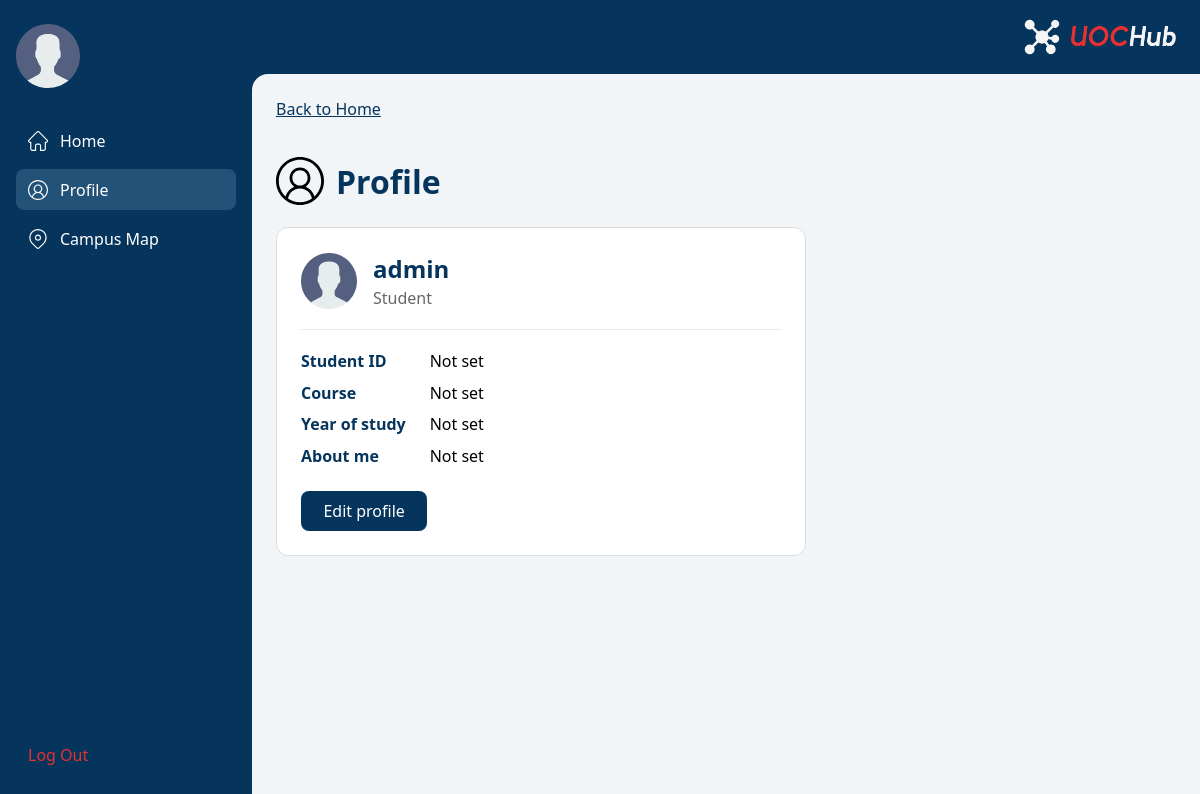
/profile/ (signed in), run on the app's committed database.
### core/models.py (models this page shows, shortened)
class Profile(models.Model):
    YEAR_CHOICES = [
        (1, "Year 1"),
        (2, "Year 2"),
        (3, "Year 3"),
        (4, "Year 4"),
        (5, "Postgraduate"),
    ]
    user = models.OneToOneField(
        settings.AUTH_USER_MODEL, on_delete=models.CASCADE, related_name="profile"
    )
    student_id = models.CharField(max_length=20, blank=True)
    course = models.CharField(max_length=100, blank=True)
    year_of_study = models.PositiveSmallIntegerField(
        choices=YEAR_CHOICES, null=True, blank=True
    )
    bio = models.TextField(blank=True)

### core/views.py (the view)
# urls.py: path("profile/", views.profile, name="profile"),
@login_required
def profile(request):
    user_profile, _ = Profile.objects.get_or_create(user=request.user)
    if request.method == "POST":
        form = ProfileForm(request.POST, instance=user_profile)
        if form.is_valid():
            form.save()
            return redirect("profile")
    else:
        form = ProfileForm(instance=user_profile)
    return render(
        request,
        "core/profile.html",
        {
            "title": "Profile",
            "icon": "icons/profile.svg",
            "profile": user_profile,
            "form": form,
            "editing": request.GET.get("edit") == "1",
        },
    )

### core/templates/core/profile.html
{% extends "core/base.html" %}
{% load static %}
{% block content %}
<a class="back-link" href="{% url 'home' %}">Back to Home</a>
<h1 class="page-title">
    <img class="page-icon" src="{% static 'icons/profile.svg' %}" alt="">
    Profile
</h1>
{% if editing %}
<form method="post" class="profile-form form-card" action="{% url 'profile' %}">
    {% csrf_token %}
    {{ form.as_p }}
    <button type="submit">Save</button>
    <a href="{% url 'profile' %}">Cancel</a>
</form>
{% else %}
<div class="profile-card">
    <div class="profile-header">
        <img class="profile-avatar" src="{% static 'icons/user-dummy-pfp.svg' %}" alt="">
        <div>
            <h2>{{ user.username }}</h2>
            <p>{{ profile.course|default:"Student" }}</p>
        </div>
    </div>
    <dl class="profile-details">
        <dt>Student ID</dt>
        <dd>{{ profile.student_id|default:"Not set" }}</dd>
        <dt>Course</dt>
        <dd>{{ profile.course|default:"Not set" }}</dd>
        <dt>Year of study</dt>
        <dd>{{ profile.get_year_of_study_display|default:"Not set" }}</dd>
        <dt>About me</dt>
        <dd>{{ profile.bio|default:"Not set"|linebreaksbr }}</dd>
    </dl>
    <a class="btn" href="{% url 'profile' %}?edit=1">Edit profile</a>
</div>
{% endif %}
{% endblock %}

### core/templates/core/base.html (shortened to what this page needs)
{% load static %}
<!doctype html>
<html lang="en">
<head>
    <link rel="stylesheet" href="{% static 'styles/main.css' %}">
</head>
<body>
    <nav class="sidebar">
        <img class="avatar" src="{% static 'icons/user-dummy-pfp.svg' %}" alt="Profile picture">
        <a href="{% url 'home' %}" {% if request.resolver_match.url_name == 'home' %}class="active"{% endif %}>
            <img class="nav-icon" src="{% static 'icons/home.svg' %}" alt=""> Home
        </a>
        <a href="{% url 'profile' %}" {% if request.resolver_match.url_name == 'profile' %}class="active"{% endif %}>
            <img class="nav-icon" src="{% static 'icons/profile.svg' %}" alt=""> Profile
        </a>
        <a href="{% url 'campus-map' %}" {% if request.resolver_match.url_name == 'campus-map' %}class="active"{% endif %}>
            <img class="nav-icon" src="{% static 'icons/campus-map.svg' %}" alt=""> Campus Map
        </a>
        <form class="logout-form" method="post" action="{% url 'logout' %}">
            <button type="submit">Log Out</button>
        </form>
    </nav>
    <div class="content">
        <header class="topbar">
            <img class="logo" src="{% static 'img/logo.png' %}" alt="UOCHub">
        </header>
        <main>
            {% block content %}{% endblock %}
        </main>
    </div>
</body>
</html>

### core/static/styles/main.css (style rules this page uses)
:root { --navy: #05345c; --navy-light: #235279; --red: #e43131; --text-grey: #666; --page-bg: #f2f5f8; }
body { margin: 0; display: flex; min-height: 100vh; font-family: system-ui, sans-serif; }
.sidebar { width: 220px; flex-shrink: 0; display: flex; flex-direction: column; padding: 1.5rem 1rem; background: var(--navy); }
.sidebar a { display: flex; align-items: center; gap: 0.75rem; margin-bottom: 0.5rem; padding: 0.6rem 0.75rem; border-radius: 8px; color: #fff; text-decoration: none; }
.sidebar a.active, .sidebar a:hover { background: var(--navy-light); }
.logout-form { margin-top: auto; }
.logout-form button { display: flex; align-items: center; gap: 0.75rem; width: 100%; padding: 0.6rem 0.75rem; border: none; border-radius: 8px; background: none; color: var(--red); font: inherit; text-align: left; cursor: pointer; }
.content { flex: 1; display: flex; flex-direction: column; background: var(--navy); }
.topbar { display: flex; align-items: center; justify-content: space-between; padding: 1rem 1.5rem; background: var(--navy); color: #fff; }
.logo { height: 42px; }
main { flex: 1; padding: 1.5rem; background: var(--page-bg); border-top-left-radius: 16px; }
h1, h2 { color: var(--navy); }
.avatar { width: 64px; height: 64px; display: block; margin-bottom: 2rem; }
.nav-icon { width: 20px; height: 20px; filter: brightness(0) invert(1); }
.page-title { display: flex; align-items: center; gap: 0.75rem; }
.page-icon { width: 48px; height: 48px; }
.back-link { display: inline-block; margin-bottom: 1rem; color: var(--navy); }
.btn { display: inline-block; padding: 0.55rem 1.4rem; border-radius: 8px; background: var(--navy); color: #fff; text-decoration: none; }
.profile-card { max-width: 480px; padding: 1.5rem; border: 1px solid #ddd; border-radius: 12px; background: #fff; }
.profile-header { display: flex; align-items: center; gap: 1rem; margin-bottom: 1.25rem; padding-bottom: 1.25rem; border-bottom: 1px solid #e5eaef; }
.profile-avatar { width: 56px; height: 56px; }
.profile-header h2 { margin: 0; }
.profile-header p { margin: 0.15rem 0 0; color: var(--text-grey); }
.profile-details { display: grid; grid-template-columns: max-content 1fr; gap: 0.6rem 1.5rem; margin: 0 0 1.5rem; }
.profile-details dt { font-weight: 600; color: var(--navy); }
.profile-details dd { margin: 0; }

### data on the page
Profile: course "Student", student_id "Not set", course "Not set", year_of_study "Not set", bio "Not set"

### other printed values
{{ user.username }} "admin"
